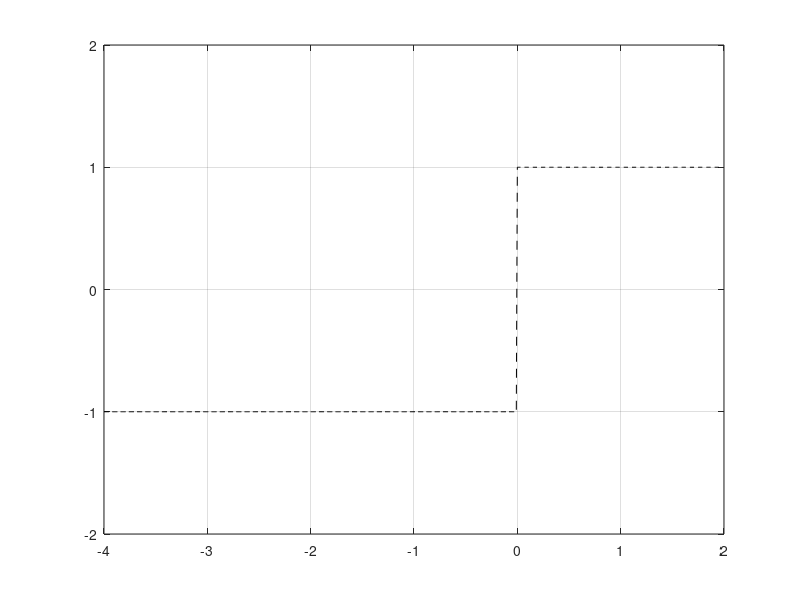

Write MATLAB code to recreate this figure.
clear;clc;
t=-4:0.01:2; k=length(t);
for m=1:k
    if t(m)>=-4 & t(m)<=0
        y(m)=-t(m);
    else
        y(m)=t(m);
    end
end
dt=diff(t); dy=diff(y); turev_y_t=dy./dt;
plot(t(1:k-1),turev_y_t,"k--"),grid,axis([-4 2 -2 2])
